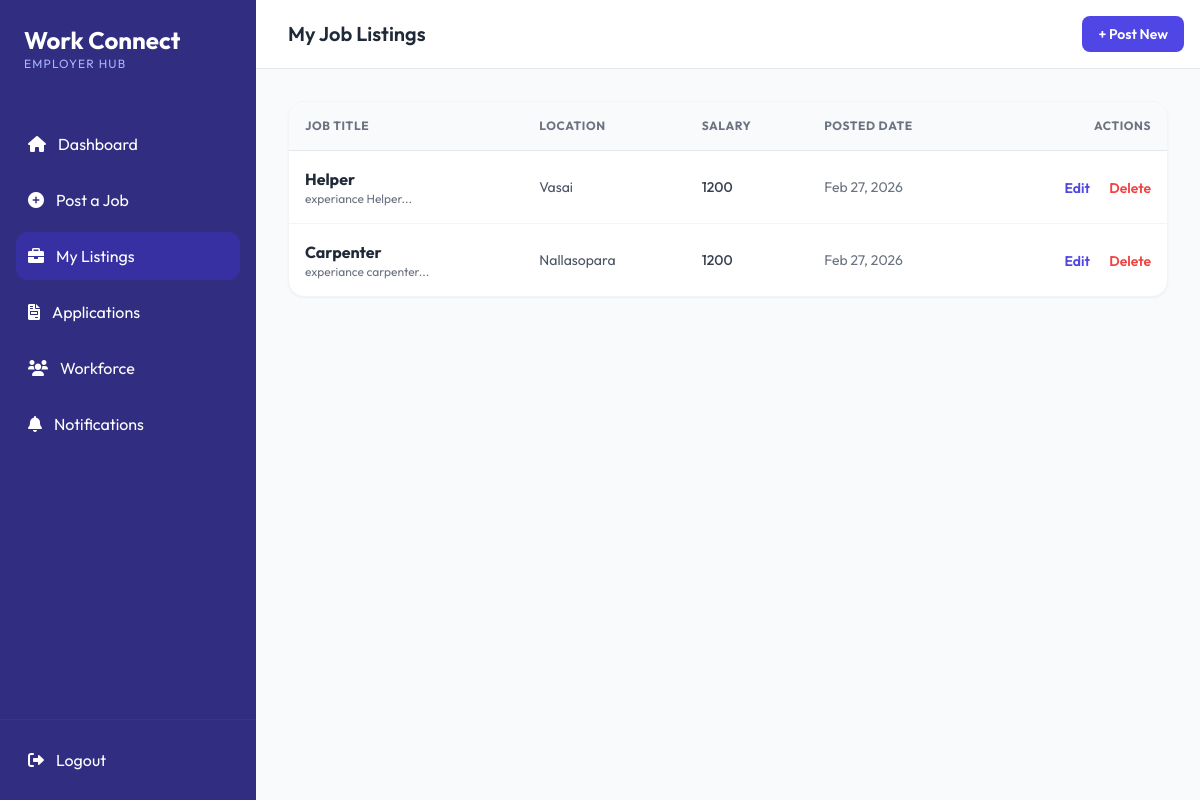
Screenshot of /employer/my_listings.php (signed in) with the database file from the repository.
### tables this page shows
CREATE TABLE `jobs` (
  `id` int(11) NOT NULL,
  `employer_id` int(11) NOT NULL,
  `title` varchar(255) NOT NULL,
  `description` text NOT NULL,
  `location` varchar(255) DEFAULT NULL,
  `salary` varchar(100) DEFAULT NULL,
  `created_at` timestamp NOT NULL DEFAULT current_timestamp(),
  `no_of_vacancy` int(11) NOT NULL
);

### employer/my_listings.php (the view, shortened to what this page needs)
<?php
require_once '../includes/db_connect.php';
$stmt = $pdo->prepare("SELECT * FROM jobs WHERE employer_id = ? ORDER BY created_at DESC");
$stmt->execute([$_SESSION['user_id']]);
$jobs = $stmt->fetchAll();
?>
<!DOCTYPE html>
<html lang="en">
<head>
    <script src="https://cdn.tailwindcss.com"></script>
    <link rel="stylesheet" href="https://cdnjs.cloudflare.com/ajax/libs/font-awesome/6.0.0/css/all.min.css">
</head>
<body class="bg-gray-50 flex h-screen overflow-hidden">
    <?php include '../includes/employer_sidebar.php'; ?>
    <main class="flex-grow flex flex-col overflow-y-auto">
        <header class="bg-white border-b border-gray-200 p-4 flex justify-between items-center sticky top-0 z-20">
            <div class="flex items-center space-x-4">
                <h2 class="text-xl font-semibold text-gray-800">My Job Listings</h2>
            </div>
            <a href="post_job.php" class="bg-indigo-600 text-white px-4 py-2 rounded-lg text-sm font-semibold hover:bg-indigo-700">+ Post New</a>
        </header>
        <div class="p-4 md:p-8">
            <div class="bg-white rounded-2xl shadow-sm border border-gray-100 overflow-hidden">
                <div class="overflow-x-auto">
                    <table class="w-full text-left border-collapse">
                        <thead>
                            <tr class="bg-gray-50 text-gray-500 text-xs uppercase tracking-wider">
                                <th class="p-4 border-b">Job Title</th>
                                <th class="p-4 border-b">Location</th>
                                <th class="p-4 border-b">Salary</th>
                                <th class="p-4 border-b">Posted Date</th>
                                <th class="p-4 border-b text-right">Actions</th>
                            </tr>
                        </thead>
                        <tbody class="divide-y divide-gray-100">
                            <?php if (empty($jobs)): ?>
                                <tr>
                                    <td colspan="5" class="p-12 text-center text-gray-500 italic">No jobs posted yet.</td>
                                </tr>
                            <?php else: ?>
                                <?php foreach ($jobs as $job): ?>
                                    <tr class="hover:bg-gray-50/50 transition-colors">
                                        <td class="p-4">
                                            <div class="font-bold text-gray-800"><?php echo htmlspecialchars($job['title']); ?></div>
                                            <div class="text-xs text-gray-500 truncate max-w-xs"><?php echo htmlspecialchars(substr($job['description'], 0, 80)) . '...'; ?></div>
                                        </td>
                                        <td class="p-4 text-sm text-gray-600"><?php echo htmlspecialchars($job['location']); ?></td>
                                        <td class="p-4 text-sm font-medium text-gray-700"><?php echo htmlspecialchars($job['salary'] ?: 'N/A'); ?></td>
                                        <td class="p-4 text-sm text-gray-500"><?php echo date('M d, Y', strtotime($job['created_at'])); ?></td>
                                        <td class="p-4 text-right">
                                            <button class="text-indigo-600 hover:text-indigo-900 font-semibold text-sm mr-4">Edit</button>
                                            <form method="POST" style="display:inline;">
                                                <button type="submit" class="text-red-500 hover:text-red-700 font-semibold text-sm"
                                                        onclick="return confirm('Are you sure you want to delete this job?');">
                                                    Delete
                                                </button>
                                            </form>
                                        </td>
                                    </tr>
                                <?php endforeach; ?>
                            <?php endif; ?>
                        </tbody>
                    </table>
                </div>
            </div>
        </div>
    </main>
</body>
</html>

### employer/my_listings.php (style rules this page uses)
body { font-family: 'Outfit', sans-serif; }

### rows the page displays
jobs: title "Helper", description "experiance Helper", location "Vasai", salary "1200", created_at "Feb 27, 2026"
jobs: title "Carpenter", description "experiance carpenter", location "Nallasopara", salary "1200", created_at "Feb 27, 2026"
